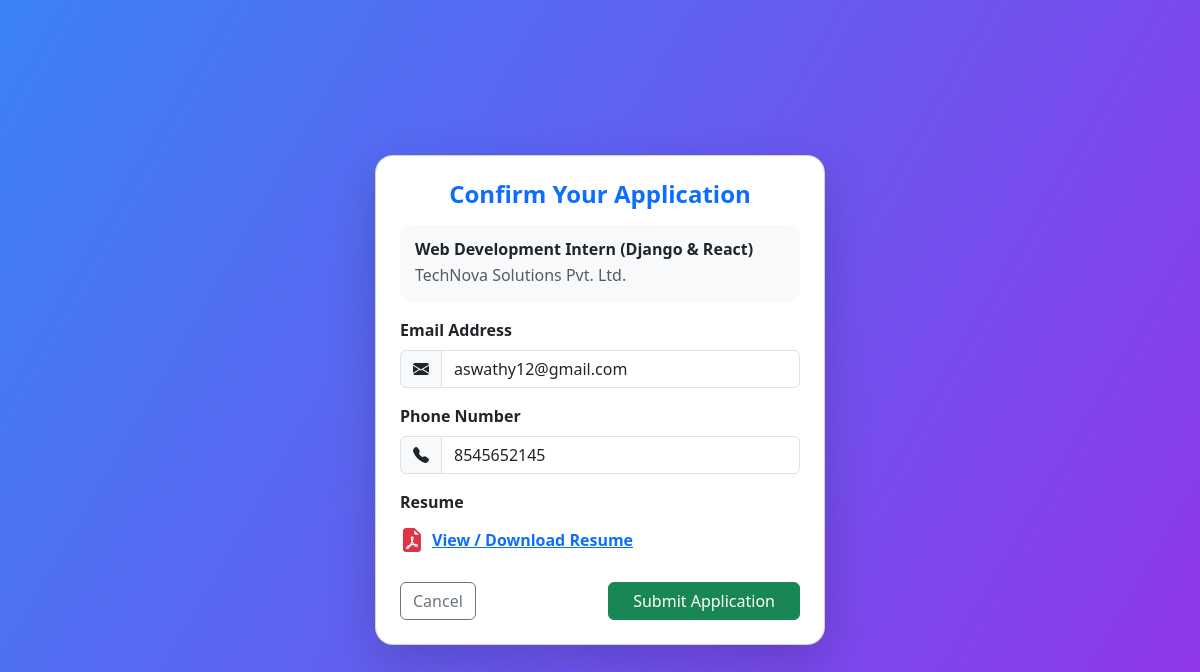
Page /webapp/apply/confirm/9/ (signed in) on the committed database.
### Admin_Internship/models.py (models this page shows)
class InternshipPostDB(models.Model):
    internship_title = models.CharField(max_length=200)
    company_name = models.CharField(max_length=200)
    location = models.CharField(max_length=150)
    stipend = models.CharField(max_length=100)
    duration = models.CharField(max_length=100)
    description = models.TextField()
    posted_date = models.DateTimeField(auto_now_add=True)
    image = models.ImageField(upload_to='internship_images/', null=True, blank=True)
    logo = models.ImageField(upload_to='Company_Logo/', null=True, blank=True)

class StudentDB(models.Model):
    name=models.CharField(max_length=50,blank=True,null=True)
    email=models.EmailField(max_length=200, null=True, blank=True)
    number=models.IntegerField(blank=True,null=True)
    Degree=models.CharField(max_length=50,blank=True,null=True)
    skills=models.CharField(max_length=50,blank=True,null=True)
    resume=models.FileField(upload_to='resume/',blank=True,null=True)
    img=models.ImageField(upload_to="student_profile",blank=True,null=True)
    password=models.CharField(max_length=50,blank=True,null=True)
    is_verified=models.CharField(max_length=50,blank=True,null=True)

### webapp/views.py (the view, shortened to what this page needs)
# urls.py: path('apply/confirm/<int:id>/', views.confirm_apply, name='confirm_apply'),
def confirm_apply(request, id):
    internship = get_object_or_404(InternshipPostDB, id=id)
    student_id = request.session.get("student_id")
    if not student_id:
        return redirect("login_select")
    student = get_object_or_404(StudentDB, id=student_id)
    if ApplicationDB.objects.filter(student=student, internship=internship).exists():
        messages.warning(request, "You have already applied for this internship.")
        return redirect("student_page")
    return render(request, "confirm_apply.html", {
        "student": student,
        "internship": internship
    })

### webapp/templates/confirm_apply.html (shortened to what this page needs)
{% load static %}
<!DOCTYPE html>
<html lang="en">
<head>
    <link href="https://cdn.jsdelivr.net/npm/bootstrap@5.3.0/dist/css/bootstrap.min.css" rel="stylesheet">
    <link href="https://cdn.jsdelivr.net/npm/bootstrap-icons/font/bootstrap-icons.css" rel="stylesheet">
</head>
<body>
<div class="container d-flex justify-content-center align-items-center min-vh-100">
    <div class="card shadow-lg p-4" style="max-width: 450px; width:100%;">
        <h4 class="fw-bold text-center text-primary mb-3">
            Confirm Your Application
        </h4>
        <div class="info-box mb-3">
            <h6 class="fw-bold mb-1">{{ internship.internship_title }}</h6>
            <p class="mb-0 text-muted">{{ internship.company_name }}</p>
        </div>
        <form method="POST">
            <div class="mb-3">
                <label class="form-label fw-semibold">Email Address</label>
                <div class="input-group">
                    <span class="input-group-text"><i class="bi bi-envelope-fill"></i></span>
                    <input type="email" name="email" value="{{ student.email }}" class="form-control" required>
                </div>
            </div>
            <div class="mb-3">
                <label class="form-label fw-semibold">Phone Number</label>
                <div class="input-group">
                    <span class="input-group-text"><i class="bi bi-telephone-fill"></i></span>
                    <input type="text" name="number" value="{{ student.number }}" class="form-control" required>
                </div>
            </div>
            <div class="mb-4">
                <label class="form-label fw-semibold">Resume</label>
                <div class="d-flex align-items-center gap-2">
                    <i class="bi bi-file-earmark-pdf-fill text-danger fs-4"></i>
                    {% if student.resume %}
                        <a href="{{ student.resume.url }}" target="_blank" class="fw-semibold">
                            View / Download Resume
                        </a>
                    {% else %}
                        <span class="text-muted">No resume uploaded</span>
                    {% endif %}
                </div>
            </div>
            <div class="d-flex justify-content-between">
                <a href="{% url 'student_page' %}" class="btn btn-outline-secondary">
                    Cancel
                </a>
                <button type="submit" class="btn btn-success px-4">
                    Submit Application
                </button>
            </div>
        </form>
    </div>
</div>
</body>
</html>

### webapp/templates/confirm_apply.html (style rules this page uses)
body { background: linear-gradient(120deg, #3b82f6, #9333ea); }
.card { border-radius: 18px; }
.info-box { background: #f8f9fa; border-radius: 12px; padding: 15px; }

### rows in the picture
InternshipPostDB: internship_title "Web Development Intern (Django & React)", company_name "TechNova Solutions Pvt. Ltd."
StudentDB: email "aswathy12@gmail.com", number "8545652145"
